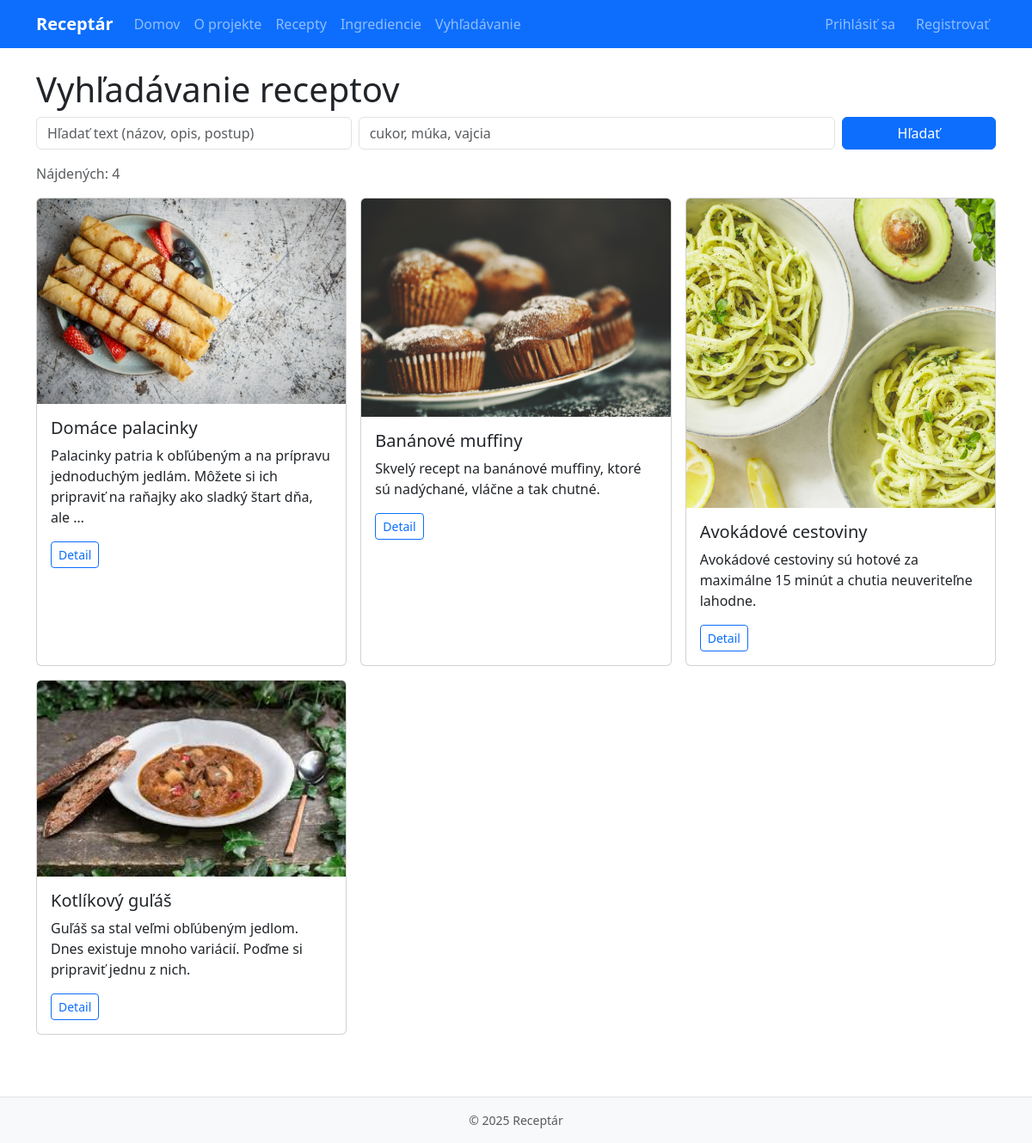
The page /recipes/search/ on the database its author committed.
### recipes/models.py (models this page shows, shortened)
class Recipe(models.Model):
    title = models.CharField(max_length=200)
    description = models.TextField(blank=True)
    instructions = models.TextField()
    image = models.ImageField(upload_to="recipes/", blank=True, null=True)
    created_by = models.ForeignKey(User, on_delete=models.CASCADE, related_name="recipes")
    created_at = models.DateTimeField(auto_now_add=True)
    ingredients = models.ManyToManyField(Ingredient, through="RecipeIngredient", related_name="recipes")
    class Meta:
        ordering = ["-created_at"]

### recipes/views.py (the view)
# urls.py: path("search/", RecipeSearchView.as_view(), name="search"),
class RecipeSearchView(ListView):
    model = Recipe
    template_name = "recipes/recipe_search.html"
    context_object_name = "recipes"
    def get_queryset(self):
        qs = Recipe.objects.all()
        q = (self.request.GET.get("q") or "").strip()
        ingredients = (self.request.GET.get("ingredients") or "").strip()
        if q:
            qs = qs.filter(
                Q(title__icontains=q) |
                Q(description__icontains=q) |
                Q(instructions__icontains=q)
            )
        if ingredients:
            tokens = [t.strip() for t in ingredients.split(",") if t.strip()]
            for t in tokens:
                qs = qs.filter(ingredients__name__icontains=t)
        return qs.distinct()

### templates/recipes/recipe_search.html (shortened to what this page needs)
{% extends "base.html" %}
{% block content %}
<h1>Vyhľadávanie receptov</h1>
<form class="row g-2 mb-3" method="get">
  <div class="col-md-4">
    <input name="q" value="{{ request.GET.q }}" class="form-control" placeholder="Hľadať text (názov, opis, postup)">
  </div>
  <div class="col-md-6">
    <input name="ingredients" value="{{ request.GET.ingredients }}" class="form-control" placeholder="cukor, múka, vajcia">
  </div>
  <div class="col-md-2 d-grid">
    <button class="btn btn-primary">Hľadať</button>
  </div>
</form>
{% if recipes %}
  <p class="text-muted">Nájdených: {{ recipes|length }}</p>
{% endif %}
<div class="row g-3">
  {% for r in recipes %}
  <div class="col-md-4">
    <div class="card h-100">
      {% if r.image %}<img src="{{ r.image.url }}" class="card-img-top" alt="{{ r.title }}">{% endif %}
      <div class="card-body">
        <h5 class="card-title">{{ r.title }}</h5>
        <p class="card-text">{{ r.description|truncatewords:20 }}</p>
        <a class="btn btn-outline-primary btn-sm" href="{% url 'recipes:detail' r.pk %}">Detail</a>
      </div>
    </div>
  </div>
  {% empty %}
    <p>Nenašli sa žiadne recepty.</p>
  {% endfor %}
</div>
{% endblock %}

### rows shown on the page
Recipe: image (picture), title "Domáce palacinky", description "Palacinky patria k obľúbeným a na prípravu jednoduchým jedlám. Môžete si ich pripraviť na raňajky ako sladký štart dňa, ale …"
Recipe: image (picture), title "Banánové muffiny", description "Skvelý recept na banánové muffiny, ktoré sú nadýchané, vláčne a tak chutné."
Recipe: image (picture), title "Avokádové cestoviny", description "Avokádové cestoviny sú hotové za maximálne 15 minút a chutia neuveriteľne lahodne."
Recipe: image (picture), title "Kotlíkový guľáš", description "Guľáš sa stal veľmi obľúbeným jedlom. Dnes existuje mnoho variácií. Poďme si pripraviť jednu z nich."

### other values the page prints
{{ recipes|length }} "4"
